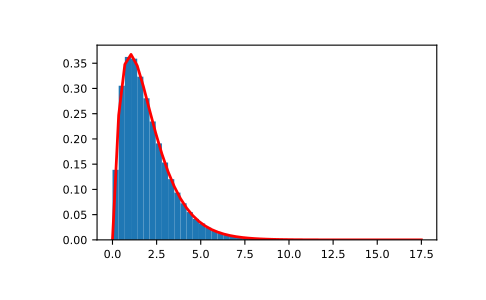

Source code (Python):
# Draw samples from the distribution:

shape, scale = 2., 1. # mean and width
s = np.random.standard_gamma(shape, 1000000)

# Display the histogram of the samples, along with
# the probability density function:

import matplotlib.pyplot as plt
import scipy.special as sps  # doctest: +SKIP
count, bins, ignored = plt.hist(s, 50, density=True)
y = bins**(shape-1) * ((np.exp(-bins/scale))/  # doctest: +SKIP
                      (sps.gamma(shape) * scale**shape))
plt.plot(bins, y, linewidth=2, color='r')  # doctest: +SKIP
plt.show()
